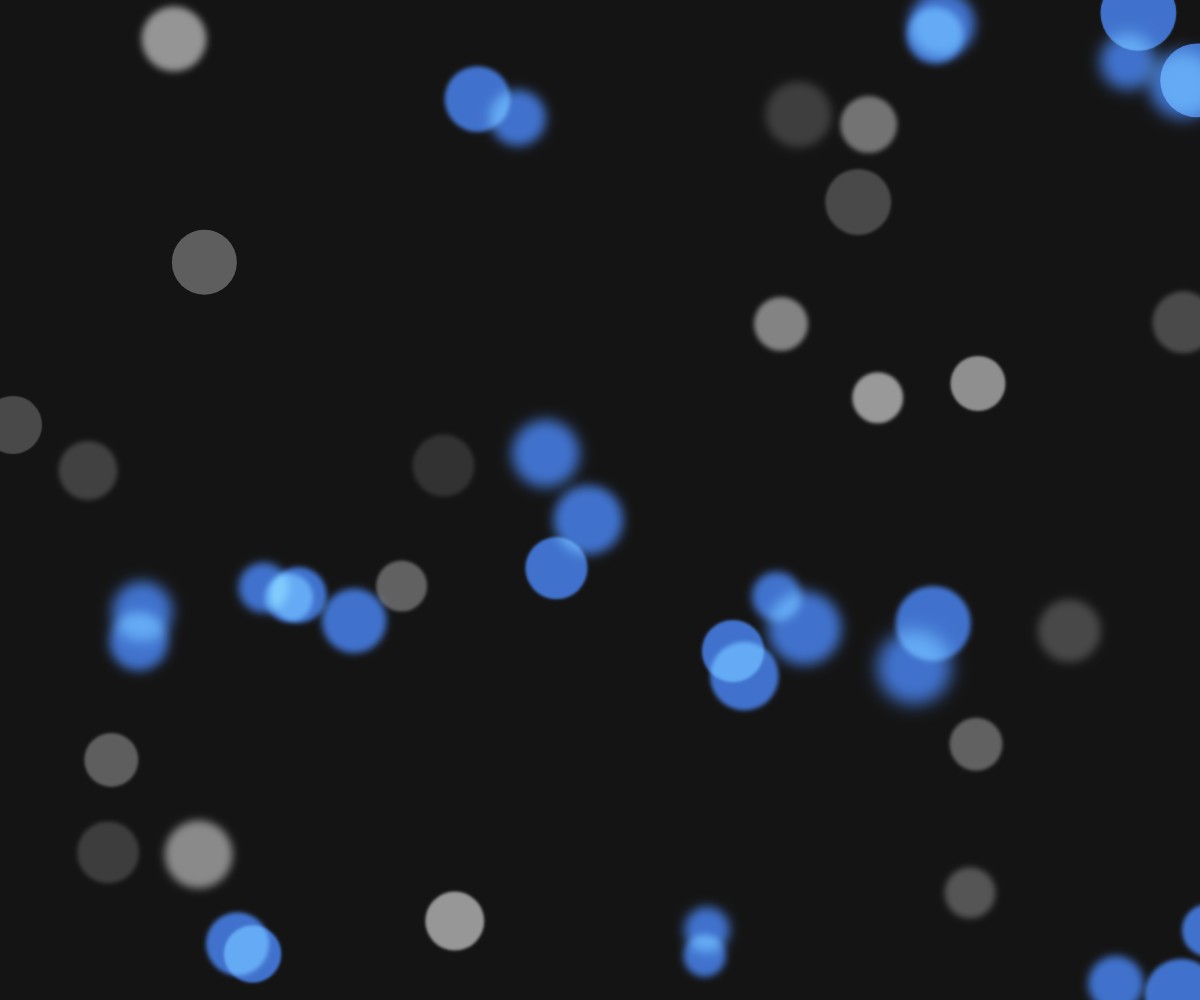
Frame 1 (no input)
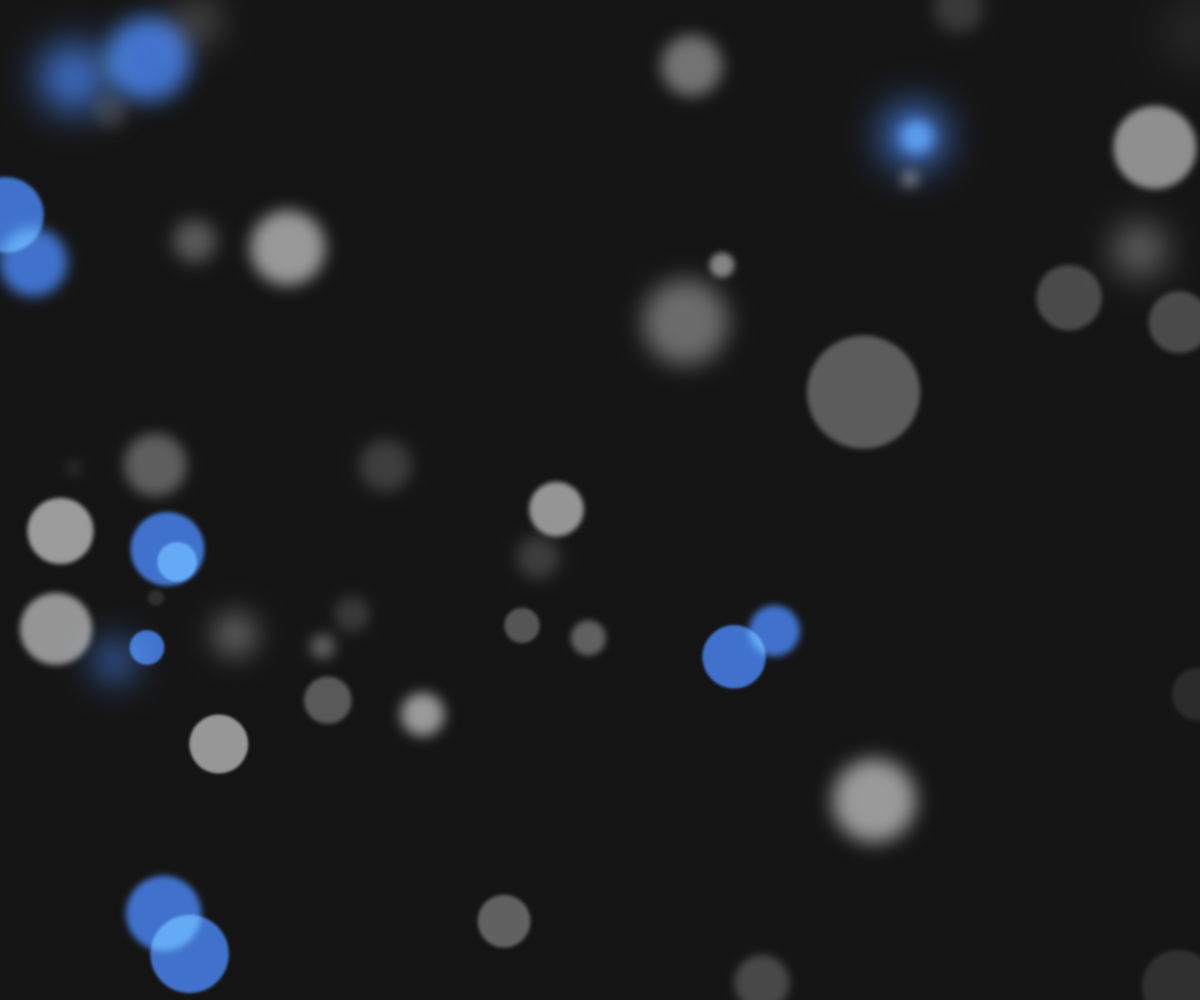
Frame 60 (no input)
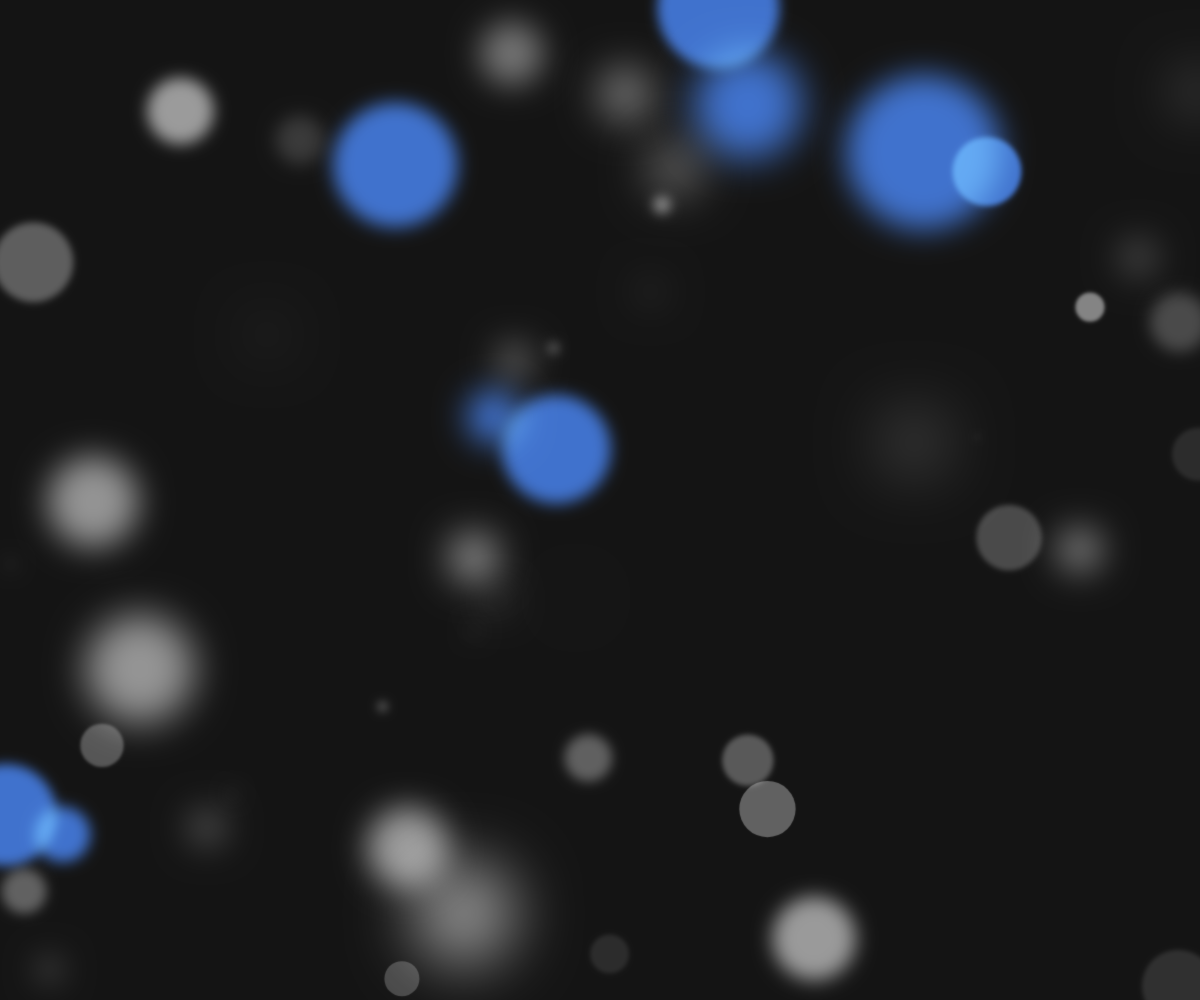
Frame 120 (the mouse pressed at the canvas centre since frame 60)

The p5.js sketch that drew these frames (run headless with seeded random() and noise() and a simulated clock; from frame 60 on, the mouse is pressed at the canvas centre):

// p5.js sketch
// ── sketch.js
//   __   __ _  ____  ____  ____   __
//  / _\ (  ( \(    \(  _ \(  __) / _\
// /    \/    / ) D ( )   / ) _) /    \
// \_/\_/\_)__)(____/(__\_)(____)\_/\_/
//
// -
// Camminatori-incontri-scontri by Andrea [circles, light, blurry]
// 2021 © Andrea @AndrCastellucci, Daniele @Fupete and the course DS-2021 at DESIGN.unirsm 
// github.com/ds-2021-unirsm — github.com/fupete — github.com/andrea-castellucci
// Educational purposes, MIT License, 2021, San Marino
// —
// Add Credits from https://openprocessing.org/ 
// —
//
// Help:
// [mouse.click] new walker
//
// —

var circles = [];
var quanti = 50;
var circles = [];

function setup() {
  createCanvas(windowWidth, windowHeight);
  colorMode(HSB, 360, 100, 100);

  for (var i = 0; i < quanti; i++) {
    circles.push(new Circle(random(0, width), random(0, height)));
  }
}

function draw() {
  blendMode(BLEND);
  background(8, 10);
  blendMode(SCREEN);
  
  fill(0, 0, 0);
  noStroke();

  for (var i = circles.length - 1; i >= 0; i--) {
    if (circles[i].id <= circles[circles.length - 1].id - 100) {
      circles.splice(i, 1);
    }
  }

  var noHit = true;
  for (i = 0; i < circles.length; i++) {
    for (x = 0; x < circles.length; x++) {
      if (i != x && noHit) {
        if (circles[i].intersects(x) && circles[x].intersects(i)) {
          
          circles[i].diameter += random(-10, 10);
          circles[i].fill = color(219, 76, 79);
          circles[x].fill = color(219, 76, 79);
          circles[i].blurry += random(-8, 8);
          
          noHit = false;
          
        } else {
          circles[i].fill = circles[i].fillFix;
        }
      }
    }
    noHit = true;
  }
  for (i = 0; i < circles.length; i++) {
    circles[i].id = i;
    circles[i].update();
    circles[i].show();
  }
}

function Circle(x, y) {
  this.x = x;
  this.y = y;
  this.id;
  this.xVel = floor(random(-10, 5)); // velocitàX
  this.yVel = floor(random(-10, 5)); // velocitàY
  this.diameter = floor(random(50, 70));
  this.blurry = random(0, 10);
  this.fill = random(10,60);
  this.fillFix = this.fill;

  this.intersects = function(circleId) {
    if (dist(this.x, this.y, circles[circleId].x, circles[circleId].y) <= (this.diameter + circles[circleId].diameter) / 2) {
      return true;
    } else {
      return false;
    }
  }

  this.show = function() {
    noStroke();
    
    drawingContext.shadowColor = color(this.fill);
	drawingContext.shadowBlur = this.blurry;
    
    ellipse(this.x, this.y, this.diameter);
  }

  this.update = function() {
    if (this.x - this.diameter / 2 <= 0 || this.x + this.diameter / 2 >= width) {
      this.xVel *= -1;
    }
    if (this.y - this.diameter / 2 <= 0 || this.y + this.diameter / 2 >= height) {
      this.yVel *= -1;
    }
    this.x += this.xVel;
    this.y += this.yVel;
  }
}

function mousePressed() {
  circles.push(new Circle(mouseX, mouseY));
}
